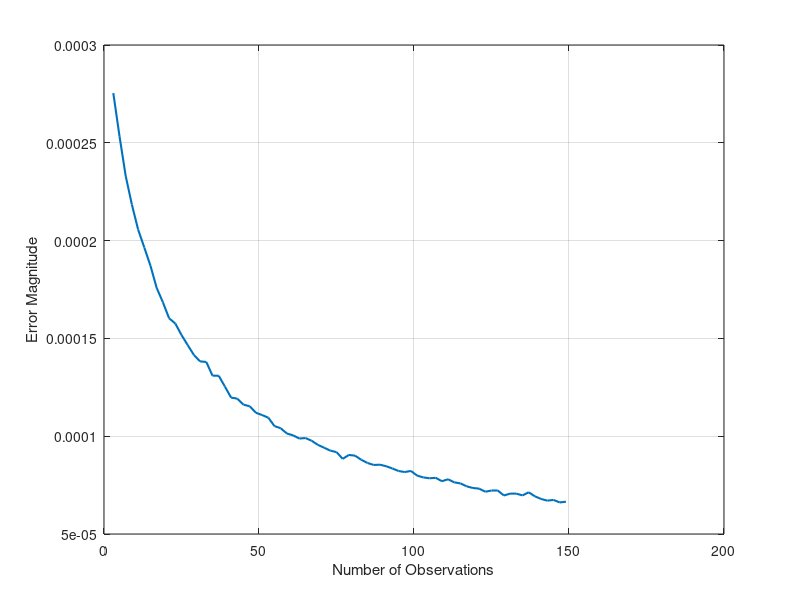

Write the MATLAB code that produced this figure. (Note: this script raises an error after producing the figure.)
close all
clear;

obsVect = 3:2:150;
R = 1;
offset = [0.3 0.2];
bounds = deg2rad([0,90]);

numSims = 5000;
noise = 0.0001;

errVect = nan(numSims,length(obsVect));

for i = 1:length(obsVect)
    angs = linspace(bounds(1),bounds(2),obsVect(i))';
    dat = R * [cos(angs) sin(angs)];
    
    for s = 1:numSims
        p = dat + randn(size(dat)) * noise;
        A = 2*p; A(:,3) = -1;
        B = p.^2; B = sum(B,2);
        x = A\B;
        % find radius of hodograph
        r = sqrt(x(1)^2 + x(2)^2 - x(3));
        b = x(2);
        a = x(1);
        
        errVect(s,i) = norm(r-R);
    end
    
end

figure(1)
plot(obsVect,mean(errVect),'LineWidth',1.5)
xlabel('Number of Observations')
ylabel('Error Magnitude')
grid on

%%
f = fit(obsVect',mean(errVect)','exp2');
figure(2)
plot(f,obsVect',mean(errVect)')
f